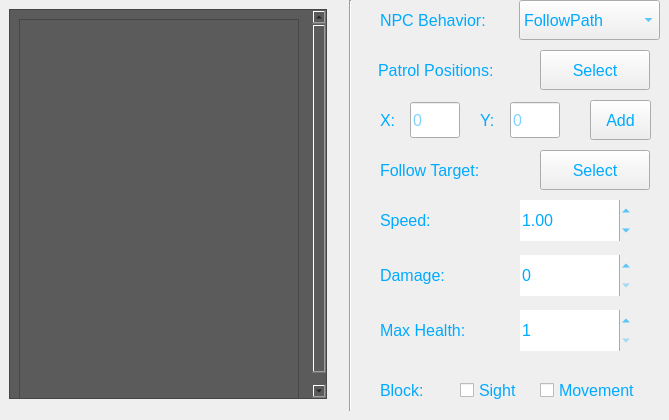
     <widget class="QWidget" name="tab_NPCs">
      <attribute name="title">
       <string>NPCs</string>
      </attribute>
      <widget class="QScrollArea" name="sa_ShowNPCs">
       <property name="geometry">
        <rect>
         <x>9</x>
         <y>9</y>
         <width>318</width>
         <height>390</height>
        </rect>
       </property>
       <property name="maximumSize">
        <size>
         <width>318</width>
         <height>500</height>
        </size>
       </property>
       <property name="styleSheet">
        <string notr="true">background-color: rgb(91, 91, 91);</string>
       </property>
       <property name="verticalScrollBarPolicy">
        <enum>Qt::ScrollBarAsNeeded</enum>
       </property>
       <property name="horizontalScrollBarPolicy">
        <enum>Qt::ScrollBarAsNeeded</enum>
       </property>
       <property name="widgetResizable">
        <bool>false</bool>
       </property>
       <widget class="QWidget" name="wid_ShowNPCs">
        <property name="geometry">
         <rect>
          <x>0</x>
          <y>0</y>
          <width>298</width>
          <height>400</height>
         </rect>
        </property>
        <layout class="QVBoxLayout" name="verticalLayout_6">
         <item>
          <widget class="QFrame" name="fra_ShowNPCs">
           <property name="styleSheet">
            <string notr="true"/>
           </property>
           <property name="frameShape">
            <enum>QFrame::StyledPanel</enum>
           </property>
           <property name="frameShadow">
            <enum>QFrame::Raised</enum>
           </property>
          </widget>
         </item>
        </layout>
       </widget>
      </widget>
      <widget class="Line" name="line_2">
       <property name="geometry">
        <rect>
         <x>340</x>
         <y>0</y>
         <width>20</width>
         <height>411</height>
        </rect>
       </property>
       <property name="orientation">
        <enum>Qt::Vertical</enum>
       </property>
      </widget>
      <widget class="QLabel" name="lbl_NPCsBlock">
       <property name="geometry">
        <rect>
         <x>380</x>
         <y>370</y>
         <width>61</width>
         <height>40</height>
        </rect>
       </property>
       <property name="font">
        <font>
         <family>Arial</family>
         <pointsize>12</pointsize>
         <bold>false</bold>
        </font>
       </property>
       <property name="styleSheet">
        <string notr="true">color: rgb(0, 170, 255);</string>
       </property>
       <property name="text">
        <string>Block:</string>
       </property>
      </widget>
      <widget class="QCheckBox" name="chb_NPCsBlockSight">
       <property name="geometry">
        <rect>
         <x>460</x>
         <y>370</y>
         <width>71</width>
         <height>40</height>
        </rect>
       </property>
       <property name="font">
        <font>
         <family>Arial</family>
         <pointsize>12</pointsize>
         <bold>false</bold>
        </font>
       </property>
       <property name="styleSheet">
        <string notr="true">color: rgb(0, 170, 255);</string>
       </property>
       <property name="text">
        <string>Sight</string>
       </property>
      </widget>
      <widget class="QCheckBox" name="chb_NPCsBlockMovement">
       <property name="geometry">
        <rect>
         <x>540</x>
         <y>370</y>
         <width>111</width>
         <height>40</height>
        </rect>
       </property>
       <property name="font">
        <font>
         <family>Arial</family>
         <pointsize>12</pointsize>
         <bold>false</bold>
        </font>
       </property>
       <property name="styleSheet">
        <string notr="true">color: rgb(0, 170, 255);</string>
       </property>
       <property name="text">
        <string>Movement</string>
       </property>
      </widget>
      <widget class="QLabel" name="lbl_NPCsMaxHealth">
       <property name="geometry">
        <rect>
         <x>380</x>
         <y>310</y>
         <width>111</width>
         <height>40</height>
        </rect>
       </property>
       <property name="font">
        <font>
         <family>Arial</family>
         <pointsize>12</pointsize>
         <bold>false</bold>
        </font>
       </property>
       <property name="styleSheet">
        <string notr="true">color: rgb(0, 170, 255);</string>
       </property>
       <property name="text">
        <string>Max Health:</string>
       </property>
      </widget>
      <widget class="QSpinBox" name="sb_NPCsMaxHealth">
       <property name="geometry">
        <rect>
         <x>520</x>
         <y>310</y>
         <width>111</width>
         <height>41</height>
        </rect>
       </property>
       <property name="font">
        <font>
         <family>Arial</family>
         <pointsize>12</pointsize>
        </font>
       </property>
       <property name="styleSheet">
        <string notr="true">color: rgb(0, 170, 255);</string>
       </property>
       <property name="frame">
        <bool>false</bool>
       </property>
       <property name="buttonSymbols">
        <enum>QAbstractSpinBox::UpDownArrows</enum>
       </property>
       <property name="minimum">
        <number>1</number>
       </property>
       <property name="maximum">
        <number>1000</number>
       </property>
      </widget>
      <widget class="QLabel" name="lbl_NPCsDamage">
       <property name="geometry">
        <rect>
         <x>380</x>
         <y>255</y>
         <width>91</width>
         <height>40</height>
        </rect>
       </property>
       <property name="font">
        <font>
         <family>Arial</family>
         <pointsize>12</pointsize>
         <bold>false</bold>
        </font>
       </property>
       <property name="styleSheet">
        <string notr="true">color: rgb(0, 170, 255);</string>
       </property>
       <property name="text">
        <string>Damage:</string>
       </property>
      </widget>
      <widget class="QSpinBox" name="sb_NPCsDamage">
       <property name="geometry">
        <rect>
         <x>520</x>
         <y>255</y>
         <width>111</width>
         <height>41</height>
        </rect>
       </property>
       <property name="font">
        <font>
         <family>Arial</family>
         <pointsize>12</pointsize>
        </font>
       </property>
       <property name="styleSheet">
        <string notr="true">color: rgb(0, 170, 255);</string>
       </property>
       <property name="frame">
        <bool>false</bool>
       </property>
       <property name="buttonSymbols">
        <enum>QAbstractSpinBox::UpDownArrows</enum>
       </property>
       <property name="maximum">
        <number>1000</number>
       </property>
      </widget>
      <widget class="QComboBox" name="cob_NPCsBehavior">
       <property name="geometry">
        <rect>
         <x>519</x>
         <y>0</y>
         <width>141</width>
         <height>40</height>
        </rect>
       </property>
       <property name="font">
        <font>
         <family>Arial</family>
         <pointsize>12</pointsize>
         <bold>false</bold>
        </font>
       </property>
       <property name="styleSheet">
        <string notr="true">color: rgb(0, 170, 255);</string>
       </property>
       <item>
        <property name="text">
         <string>FollowPath</string>
        </property>
       </item>
       <item>
        <property name="text">
         <string>Follow</string>
        </property>
       </item>
       <item>
        <property name="text">
         <string>Patrol</string>
        </property>
       </item>
      </widget>
      <widget class="QLabel" name="lbl_NPCsBeavior">
       <property name="geometry">
        <rect>
         <x>380</x>
         <y>0</y>
         <width>141</width>
         <height>40</height>
        </rect>
       </property>
       <property name="font">
        <font>
         <family>Arial</family>
         <pointsize>12</pointsize>
         <bold>false</bold>
        </font>
       </property>
       <property name="styleSheet">
        <string notr="true">color: rgb(0, 170, 255);</string>
       </property>
       <property name="text">
        <string>NPC Behavior:</string>
       </property>
      </widget>
      <widget class="QLabel" name="lbl_NPCsSpeed">
       <property name="geometry">
        <rect>
         <x>380</x>
         <y>200</y>
         <width>71</width>
         <height>40</height>
        </rect>
       </property>
       <property name="font">
        <font>
         <family>Arial</family>
         <pointsize>12</pointsize>
         <bold>false</bold>
        </font>
       </property>
       <property name="styleSheet">
        <string notr="true">color: rgb(0, 170, 255);</string>
       </property>
       <property name="text">
        <string>Speed:</string>
       </property>
      </widget>
      <widget class="QLabel" name="lbl_NPCsPatrolPositions">
       <property name="geometry">
        <rect>
         <x>378</x>
         <y>50</y>
         <width>141</width>
         <height>40</height>
        </rect>
       </property>
       <property name="font">
        <font>
         <family>Arial</family>
         <pointsize>12</pointsize>
         <bold>false</bold>
        </font>
       </property>
       <property name="styleSheet">
        <string notr="true">color: rgb(0, 170, 255);</string>
       </property>
       <property name="text">
        <string>Patrol Positions: </string>
       </property>
      </widget>
      <widget class="QPushButton" name="btn_NPCsSelectPosition">
       <property name="geometry">
        <rect>
         <x>540</x>
         <y>50</y>
         <width>110</width>
         <height>40</height>
        </rect>
       </property>
       <property name="font">
        <font>
         <family>Arial</family>
         <pointsize>12</pointsize>
         <bold>false</bold>
        </font>
       </property>
       <property name="toolTip">
        <string>&lt;html&gt;&lt;head/&gt;&lt;body&gt;&lt;p&gt;Click with the left mouse button on the game field to select a position for the patrol NPC.&lt;/p&gt;&lt;/body&gt;&lt;/html&gt;</string>
       </property>
       <property name="styleSheet">
        <string notr="true">color: rgb(0, 170, 255);</string>
       </property>
       <property name="text">
        <string>Select</string>
       </property>
      </widget>
      <widget class="QLabel" name="lbl_NPCsFollowTarget">
       <property name="geometry">
        <rect>
         <x>380</x>
         <y>150</y>
         <width>101</width>
         <height>40</height>
        </rect>
       </property>
       <property name="font">
        <font>
         <family>Arial</family>
         <pointsize>12</pointsize>
         <bold>false</bold>
        </font>
       </property>
       <property name="styleSheet">
        <string notr="true">color: rgb(0, 170, 255);</string>
       </property>
       <property name="text">
        <string>Follow Target: </string>
       </property>
      </widget>
      <widget class="QPushButton" name="btn_NPCsSelectTarget">
       <property name="geometry">
        <rect>
         <x>540</x>
         <y>150</y>
         <width>110</width>
         <height>40</height>
        </rect>
       </property>
       <property name="font">
        <font>
         <family>Arial</family>
         <pointsize>12</pointsize>
         <bold>false</bold>
        </font>
       </property>
       <property name="toolTip">
        <string>&lt;html&gt;&lt;head/&gt;&lt;body&gt;&lt;p&gt;Click with the left mouse button on the game field to select the target position.&lt;/p&gt;&lt;/body&gt;&lt;/html&gt;</string>
       </property>
       <property name="styleSheet">
        <string notr="true">color: rgb(0, 170, 255);</string>
       </property>
       <property name="text">
        <string>Select</string>
       </property>
      </widget>
      <widget class="QLabel" name="lbl_NPCsXPosition">
       <property name="geometry">
        <rect>
         <x>380</x>
         <y>100</y>
         <width>21</width>
         <height>40</height>
        </rect>
       </property>
       <property name="font">
        <font>
         <family>Arial</family>
         <pointsize>12</pointsize>
         <bold>false</bold>
        </font>
       </property>
       <property name="styleSheet">
        <string notr="true">color: rgb(0, 170, 255);</string>
       </property>
       <property name="text">
        <string>X:</string>
       </property>
      </widget>
      <widget class="QLabel" name="lbl_NPCsYPosition">
       <property name="geometry">
        <rect>
         <x>480</x>
         <y>100</y>
         <width>21</width>
         <height>40</height>
        </rect>
       </property>
       <property name="font">
        <font>
         <family>Arial</family>
         <pointsize>12</pointsize>
         <bold>false</bold>
        </font>
       </property>
       <property name="styleSheet">
        <string notr="true">color: rgb(0, 170, 255);</string>
       </property>
       <property name="text">
        <string>Y:</string>
       </property>
      </widget>
      <widget class="QLineEdit" name="le_NPCsXPosition">
       <property name="geometry">
        <rect>
         <x>410</x>
         <y>102</y>
         <width>50</width>
         <height>36</height>
        </rect>
       </property>
       <property name="font">
        <font>
         <family>Arial</family>
         <pointsize>12</pointsize>
        </font>
       </property>
       <property name="styleSheet">
        <string notr="true">color: rgb(0, 170, 255);
</string>
       </property>
       <property name="text">
        <string/>
       </property>
       <property name="maxLength">
        <number>4</number>
       </property>
       <property name="placeholderText">
        <string>0</string>
       </property>
      </widget>
      <widget class="QLineEdit" name="le_NPCsYPosition">
       <property name="geometry">
        <rect>
         <x>510</x>
         <y>102</y>
         <width>50</width>
         <height>36</height>
        </rect>
       </property>
       <property name="font">
        <font>
         <family>Arial</family>
         <pointsize>12</pointsize>
        </font>
       </property>
       <property name="styleSheet">
        <string notr="true">color: rgb(0, 170, 255);
</string>
       </property>
       <property name="text">
        <string/>
       </property>
       <property name="maxLength">
        <number>4</number>
       </property>
       <property name="placeholderText">
        <string>0</string>
       </property>
      </widget>
      <widget class="QPushButton" name="btn_NPCsAddPosition">
       <property name="geometry">
        <rect>
         <x>590</x>
         <y>100</y>
         <width>61</width>
         <height>40</height>
        </rect>
       </property>
       <property name="font">
        <font>
         <family>Arial</family>
         <pointsize>12</pointsize>
         <bold>false</bold>
        </font>
       </property>
       <property name="toolTip">
        <string>&lt;html&gt;&lt;head/&gt;&lt;body&gt;&lt;p&gt;Add a patrol Position&lt;/p&gt;&lt;/body&gt;&lt;/html&gt;</string>
       </property>
       <property name="styleSheet">
        <string notr="true">color: rgb(0, 170, 255);</string>
       </property>
       <property name="text">
        <string>Add</string>
       </property>
      </widget>
      <widget class="QDoubleSpinBox" name="sb_NPCsSpeed">
       <property name="geometry">
        <rect>
         <x>520</x>
         <y>200</y>
         <width>111</width>
         <height>41</height>
        </rect>
       </property>
       <property name="font">
        <font>
         <family>Arial</family>
         <pointsize>12</pointsize>
        </font>
       </property>
       <property name="styleSheet">
        <string notr="true">color: rgb(0, 170, 255);</string>
       </property>
       <property name="frame">
        <bool>false</bool>
       </property>
       <property name="maximum">
        <double>10.000000000000000</double>
       </property>
       <property name="singleStep">
        <double>0.100000000000000</double>
       </property>
       <property name="value">
        <double>1.000000000000000</double>
       </property>
      </widget>
     </widget>
